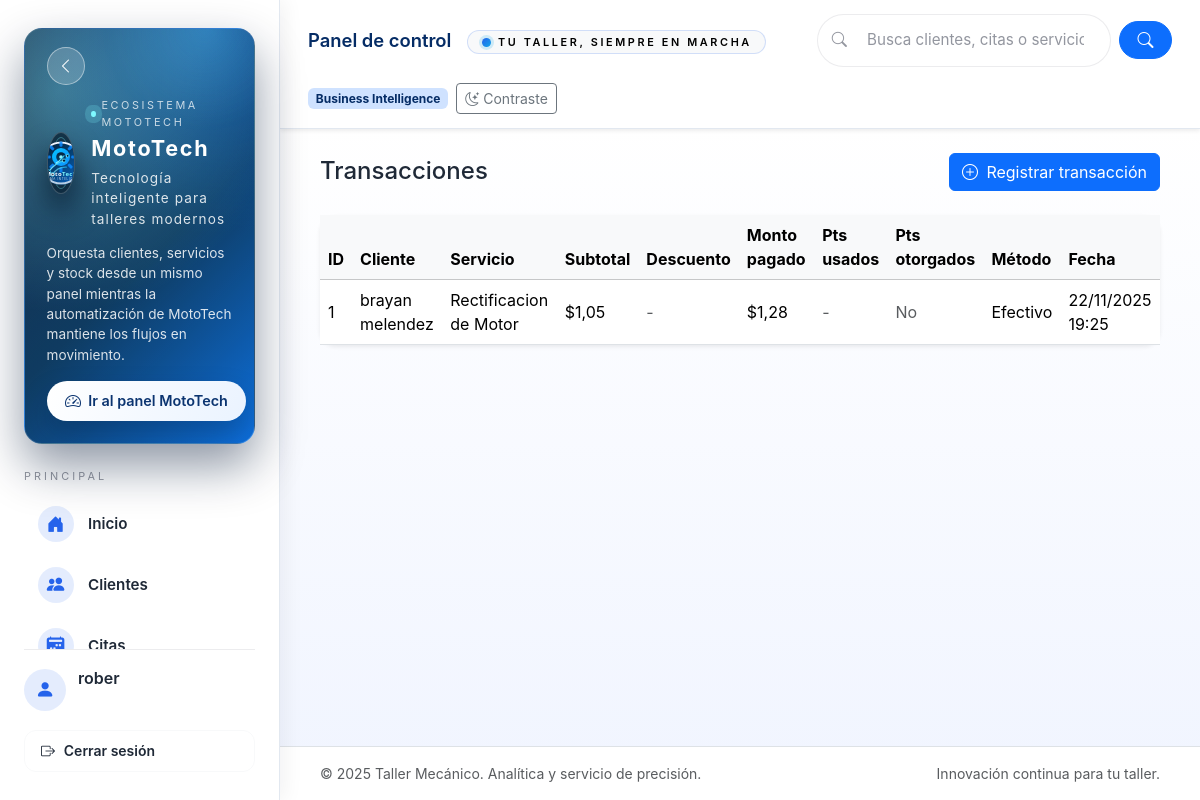
The page /transacciones/ (signed in) on the database its author committed.
### transacciones/models.py (models this page shows, shortened)
class Transaccion(models.Model):
    METODO_CHOICES = [
        ('efectivo', 'Efectivo'),
        ('tarjeta', 'Tarjeta'),
        ('transferencia', 'Transferencia'),
    ]
    cita = models.ForeignKey('citas.Cita', on_delete=models.CASCADE, related_name='transacciones')
    subtotal = models.DecimalField(max_digits=10, decimal_places=2, help_text="Subtotal antes de descuentos.")
    monto = models.DecimalField(max_digits=10, decimal_places=2, help_text="Monto pagado final.")
    descuento_puntos = models.DecimalField(max_digits=10, decimal_places=2, default=0)
    puntos_redimidos = models.PositiveIntegerField(default=0)
    puntos_otorgados = models.BooleanField(default=False)
    metodo_pago = models.CharField(max_length=20, choices=METODO_CHOICES)
    fecha = models.DateTimeField(auto_now_add=True)
    class Meta:
        verbose_name = 'transacción'
        verbose_name_plural = 'transacciones'
        ordering = ['-fecha']

### citas/models.py (models this page shows, shortened)
class Cita(models.Model):
    ESTADOS = [
        ("pendiente", "Pendiente"),
        ("confirmada", "Confirmada"),
        ("en_proceso", "En proceso"),
        ("completada", "Completada"),
        ("cancelada", "Cancelada"),
        ("no_show", "No asistió"),
    ]
    titulo = models.CharField(max_length=120)
    descripcion = models.TextField(blank=True)
    fecha_inicio = models.DateTimeField()
    fecha_fin = models.DateTimeField()
    estado = models.CharField(max_length=20, choices=ESTADOS, default="pendiente")
    cliente = models.ForeignKey(
        Cliente, on_delete=models.PROTECT, related_name="citas"
    )
    vehiculo = models.ForeignKey(
        Vehiculo, on_delete=models.PROTECT, related_name="citas"
    )
    servicio = models.ForeignKey(
        Servicio, on_delete=models.PROTECT, related_name="citas"
    )
    creado = models.DateTimeField(auto_now_add=True)
    actualizado = models.DateTimeField(auto_now=True)
    class Meta:
        ordering = ["-fecha_inicio"]
        indexes = [
            models.Index(fields=["fecha_inicio"]),
            models.Index(fields=["estado"]),
        ]

### clientes/models.py (models this page shows, shortened)
class Cliente(models.Model):
    class Origen(models.TextChoices):
        REFERIDO = "referido", "Referido"
        ONLINE = "online", "Canal digital"
        VISITA = "visita", "Visita espontanea"
        CORPORATIVO = "corporativo", "Convenio corporativo"
        OTROS = "otros", "Otros"
    nombre = models.CharField("Nombre", max_length=120, db_index=True)
    documento = models.CharField("Documento", max_length=30, blank=True, null=True, unique=True)
    telefono = models.CharField("Teléfono", max_length=25, blank=True)
    email = models.EmailField("Email", blank=True)
    direccion = models.CharField("Dirección", max_length=255, blank=True)
    origen = models.CharField("Origen", max_length=20, choices=Origen.choices, default=Origen.OTROS)
    es_empresa = models.BooleanField("Es empresa", default=False)
    notas = models.TextField("Notas", blank=True)
    puntos_saldo = models.PositiveIntegerField("Puntos disponibles", default=0)
    nivel = models.CharField("Nivel fidelización", max_length=30, blank=True)
    ultimo_contacto = models.DateTimeField("Ultimo contacto", blank=True, null=True)
    creado = models.DateTimeField(auto_now_add=True)
    actualizado = models.DateTimeField(auto_now=True)
    class Meta:
        verbose_name = "cliente"
        verbose_name_plural = "clientes"
        ordering = ["nombre"]
        indexes = [
            models.Index(fields=["nombre"]),
            models.Index(fields=["documento"]),
            models.Index(fields=["telefono"]),
            models.Index(fields=["email"]),
            models.Index(fields=["origen"]),
            models.Index(fields=["es_empresa"]),
            models.Index(fields=["puntos_saldo"]),
        ]

### servicios/models.py (models this page shows, shortened)
class Servicio(models.Model):
    nombre = models.CharField(max_length=100)
    descripcion = models.TextField(blank=True)
    duracion_minutos = models.PositiveIntegerField(help_text='Duracion aproximada en minutos')
    costo = models.DecimalField(max_digits=10, decimal_places=2, default=0, help_text='Costo interno estimado')
    precio = models.DecimalField(max_digits=10, decimal_places=2)
    activo = models.BooleanField(default=True)
    creado = models.DateTimeField(auto_now_add=True)
    actualizado = models.DateTimeField(auto_now=True)
    class Meta:
        verbose_name = 'servicio'
        verbose_name_plural = 'servicios'
        ordering = ['nombre']

### transacciones/views.py (the view)
# urls.py: path('', views.lista_transacciones, name='list'),
@login_required
@user_passes_test(ADMIN_CHECK)
def lista_transacciones(request):
    transacciones = (
        Transaccion.objects.select_related("cita", "cita__cliente", "cita__servicio")
        .order_by("-fecha")
    )
    return render(request, "transacciones/list.html", {"transacciones": transacciones})

### transacciones/templates/transacciones/list.html (shortened to what this page needs)
{% extends 'base.html' %}
{% load humanize %}
{% block content %}
<div class="d-flex justify-content-between align-items-center flex-wrap gap-2 mb-4">
  <h1 class="h4 mb-0">Transacciones</h1>
  {% if user.is_superuser or user.is_staff %}
    <a class="btn btn-primary" href="{% url 'transacciones:create' %}"><i class="bi bi-plus-circle me-1"></i> Registrar transacción</a>
  {% endif %}
</div>
<div class="card border-0 shadow-sm">
  <div class="table-responsive">
    <table class="table table-hover align-middle mb-0">
      <thead class="table-light">
        <tr>
          <th>ID</th>
          <th>Cliente</th>
          <th>Servicio</th>
          <th>Subtotal</th>
          <th>Descuento</th>
          <th>Monto pagado</th>
          <th>Pts usados</th>
          <th>Pts otorgados</th>
          <th>Método</th>
          <th>Fecha</th>
        </tr>
      </thead>
      <tbody>
        {% for t in transacciones %}
        <tr>
          <td>{{ t.id }}</td>
          <td>{{ t.cita.cliente.nombre }}</td>
          <td>{{ t.cita.servicio.nombre }}</td>
          <td>${{ t.subtotal|intcomma }}</td>
          <td>{% if t.descuento_puntos %}-${{ t.descuento_puntos|intcomma }}{% else %}<span class="text-muted">-</span>{% endif %}</td>
          <td>${{ t.monto|intcomma }}</td>
          <td>{% if t.puntos_redimidos %}{{ t.puntos_redimidos|intcomma }}{% else %}<span class="text-muted">-</span>{% endif %}</td>
          <td>{% if t.puntos_otorgados %}<span class="badge text-bg-success">Sí</span>{% else %}<span class="text-muted">No</span>{% endif %}</td>
          <td>{{ t.get_metodo_pago_display }}</td>
          <td>{{ t.fecha|date:"d/m/Y H:i" }}</td>
        </tr>
        {% empty %}
        <tr><td colspan="10" class="text-center text-muted py-4">No hay transacciones registradas.</td></tr>
        {% endfor %}
      </tbody>
    </table>
  </div>
</div>
{% endblock %}

### templates/base.html (shortened to what this page needs)
{% load static %}
<!doctype html>
<html lang="es" data-bs-theme="light">
<head>
  <link href="https://cdn.jsdelivr.net/npm/bootstrap@5.3.3/dist/css/bootstrap.min.css" rel="stylesheet">
  <link href="https://cdn.jsdelivr.net/npm/bootstrap-icons@1.11.3/font/bootstrap-icons.css" rel="stylesheet">
  <link rel="stylesheet" href="https://cdn.datatables.net/1.13.8/css/dataTables.bootstrap5.min.css">
  <link rel="stylesheet" href="{% static 'css/dashboard.css' %}?v=20241017">
</head>
<body class="app-body bg-body-tertiary">
<div class="app-shell d-flex min-vh-100">
  <aside class="app-sidebar" data-app-sidebar>
    <div class="sidebar-inner d-flex flex-column h-100">
      <div class="sidebar-hero">
        <div class="hero-row">
          <div class="hero-brand d-flex align-items-center gap-3">
            <div class="hero-logo d-inline-flex align-items-center justify-content-center rounded-circle">
              <img src="{% static 'img/logo.svg' %}" alt="Logo MotoTech" class="hero-logo-img" width="48" height="48" loading="lazy">
            </div>
            <div class="hero-copy">
              <span class="hero-pill">Ecosistema MotoTech</span>
              <span class="hero-title fw-bold">MotoTech</span>
              <small class="hero-slogan">Tecnolog&iacute;a inteligente para talleres modernos</small>
            </div>
          </div>
          <button type="button" class="hero-toggle btn btn-outline-light rounded-circle d-none d-lg-inline-flex" data-sidebar-toggle="desktop" aria-label="Contraer men&uacute;">
          </button>
        </div>
        <p class="hero-description">Orquesta clientes, servicios y stock desde un mismo panel mientras la automatizaci&oacute;n de MotoTech mantiene los flujos en movimiento.</p>
        <a class="hero-cta" href="{% url 'dashboard:overview' %}"><i class="bi bi-speedometer2" aria-hidden="true"></i><span>Ir al panel MotoTech</span></a>
      </div>
      <div class="sidebar-scroll flex-grow-1 mt-4">
        {% with current_ns=request.resolver_match.namespace %}
        <div class="sidebar-section">
          <p class="sidebar-section__title link-text">Principal</p>
          <nav class="sidebar-nav">
            <a class="sidebar-link{% if current_ns == 'dashboard' %} active{% endif %}" href="{% url 'dashboard:overview' %}" data-bs-toggle="tooltip" data-bs-placement="right" title="Inicio">
              <i class="bi bi-house-door-fill"></i><span class="link-text">Inicio</span>
            </a>
            <a class="sidebar-link{% if current_ns == 'clientes' %} active{% endif %}" href="{% url 'clientes:list' %}" data-bs-toggle="tooltip" data-bs-placement="right" title="Clientes">
              <i class="bi bi-people-fill"></i><span class="link-text">Clientes</span>
            </a>
            <a class="sidebar-link{% if current_ns == 'citas' %} active{% endif %}" href="{% url 'citas:list' %}" data-bs-toggle="tooltip" data-bs-placement="right" title="Citas">
              <i class="bi bi-calendar2-week-fill"></i><span class="link-text">Citas</span>
            </a>
          </nav>
        </div>
        {% endwith %}
      </div>
      <div class="sidebar-footer mt-auto pt-3">
        {% if user.is_authenticated %}
          <div class="sidebar-user mb-3">
            <div class="user-avatar d-inline-flex align-items-center justify-content-center rounded-circle">
              <i class="bi bi-person-fill"></i>
            </div>
            <div>
              <span class="d-block fw-semibold link-text">{{ user.get_full_name|default:user.username }}</span>
              <small class="text-white-50 link-text">Sesi&oacute;n activa</small>
            </div>
          </div>
          <a class="btn btn-outline-light w-100 btn-sm sidebar-action" href="{% url 'logout' %}" data-bs-toggle="tooltip" data-bs-placement="right" title="Cerrar sesi&oacute;n">
            <i class="bi bi-box-arrow-right"></i> <span class="link-text">Cerrar sesi&oacute;n</span>
          </a>
        {% else %}
          <a class="btn btn-light w-100 btn-sm sidebar-action" href="{% url 'login' %}" data-bs-toggle="tooltip" data-bs-placement="right" title="Iniciar sesi&oacute;n">
            <i class="bi bi-box-arrow-in-right"></i> <span class="link-text">Iniciar sesi&oacute;n</span>
          </a>
        {% endif %}
      </div>
    </div>
  </aside>
  <div class="app-main flex-grow-1 d-flex flex-column">
    <header class="app-topbar shadow-sm">
      <div class="topbar-left d-flex align-items-center gap-3 flex-wrap flex-lg-nowrap">
        <h1 class="page-title h5 mb-0 fw-semibold text-primary-emphasis">{% block page_title %}Panel de control{% endblock %}</h1>
        <span class="topbar-slogan badge text-bg-light text-uppercase fw-semibold"><span class="slogan-text">Tu taller, siempre en marcha</span></span>
      </div>
      <form class="header-search d-none d-lg-flex align-items-center gap-2" action="{% url 'dashboard:overview' %}" method="get">
        <div class="search-field d-flex align-items-center flex-grow-1">
          <i class="bi bi-search"></i>
          <input type="text" class="form-control" placeholder="Busca clientes, citas o servicios..." name="q" value="{{ request.GET.q }}">
        </div>
        <button class="btn btn-primary" type="submit"><i class="bi bi-search"></i></button>
      </form>
      <div class="topbar-right d-flex align-items-center gap-2 flex-wrap justify-content-end">
        {% block topbar_meta %}
          <span class="badge bg-primary-subtle text-primary-emphasis d-none d-md-inline">Business Intelligence</span>
        {% endblock %}
        <button id="toggleSectionContrast" type="button" class="btn btn-outline-secondary btn-sm ms-auto ms-md-0">
        </button>
      </div>
    </header>
    <main class="app-content flex-grow-1 py-4" data-app-main>
      <div class="container-fluid">
        {% block content %}{% endblock %}
      </div>
    </main>
    <footer class="app-footer border-top py-3">
      <div class="container-fluid d-flex flex-wrap justify-content-between align-items-center gap-2 small text-muted">
        <span>&copy; {% now "Y" %} Taller Mec&aacute;nico. Anal&iacute;tica y servicio de precisi&oacute;n.</span>
        <span>Innovaci&oacute;n continua para tu taller.</span>
      </div>
    </footer>
  </div>
</div>
<div class="toast-container position-fixed top-0 end-0 p-3" id="appToastContainer" aria-live="polite" aria-atomic="true"></div>
</body>
</html>

### rows shown on the page
Transaccion: id "1", cita.cliente.nombre "brayan melendez", cita.servicio.nombre "Rectificacion de Motor", subtotal "1,05", monto "1,28", puntos_otorgados "No", metodo_pago "Efectivo", fecha "22/11/2025 19:25"

### other values the page prints
{{ user.get_full_name|default:user.username }} "rober"
